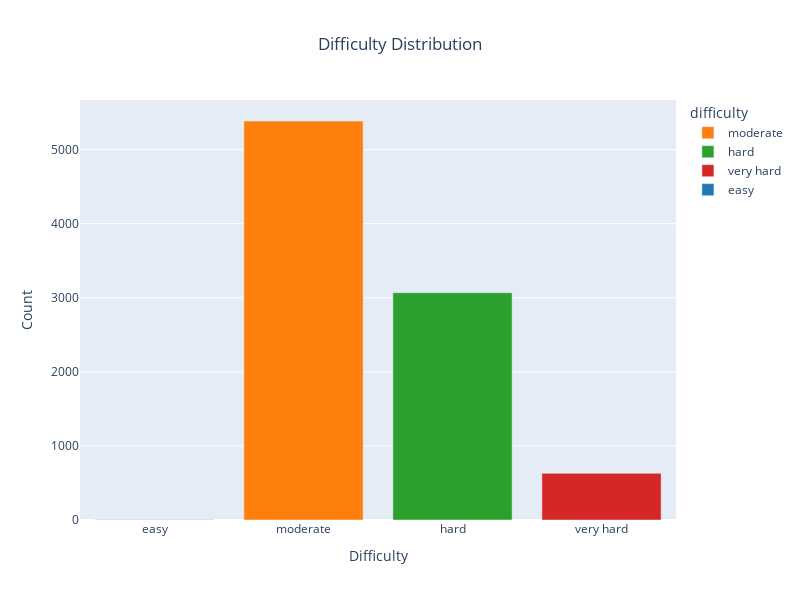

Notebook cell for this chart:
### Markdown cell above
# EDA

### Code cell
# Plot difficulty distribution
difficulty_distribution(
    simulating_tries_difficulty
)

### Figure 1 — Plotly figure (JSON) as saved in the notebook; plotly's stock layout.template omitted (floating-point values rounded to 4 significant figures)
{"data": [{"alignmentgroup": "True", "hovertemplate": "difficulty=%{x}<br>count=%{y}<extra></extra>", "legendgroup": "moderate", "marker": {"color": "#ff7f0e", "pattern": {"shape": ""}}, "name": "moderate", "offsetgroup": "moderate", "orientation": "v", "showlegend": true, "textposition": "auto", "type": "bar", "x": ["moderate"], "xaxis": "x", "y": [5387], "yaxis": "y"}, {"alignmentgroup": "True", "hovertemplate": "difficulty=%{x}<br>count=%{y}<extra></extra>", "legendgroup": "hard", "marker": {"color": "#2ca02c", "pattern": {"shape": ""}}, "name": "hard", "offsetgroup": "hard", "orientation": "v", "showlegend": true, "textposition": "auto", "type": "bar", "x": ["hard"], "xaxis": "x", "y": [3069], "yaxis": "y"}, {"alignmentgroup": "True", "hovertemplate": "difficulty=%{x}<br>count=%{y}<extra></extra>", "legendgroup": "very hard", "marker": {"color": "#d62728", "pattern": {"shape": ""}}, "name": "very hard", "offsetgroup": "very hard", "orientation": "v", "showlegend": true, "textposition": "auto", "type": "bar", "x": ["very hard"], "xaxis": "x", "y": [630], "yaxis": "y"}, {"alignmentgroup": "True", "hovertemplate": "difficulty=%{x}<br>count=%{y}<extra></extra>", "legendgroup": "easy", "marker": {"color": "#1f77b4", "pattern": {"shape": ""}}, "name": "easy", "offsetgroup": "easy", "orientation": "v", "showlegend": true, "textposition": "auto", "type": "bar", "x": ["easy"], "xaxis": "x", "y": [2], "yaxis": "y"}], "layout": {"barmode": "relative", "height": 600, "legend": {"title": {"text": "difficulty"}, "tracegroupgap": 0}, "title": {"text": "Difficulty Distribution", "x": 0.5}, "width": 800, "xaxis": {"anchor": "y", "categoryarray": ["easy", "moderate", "hard", "very hard"], "categoryorder": "array", "domain": [0, 1], "title": {"text": "Difficulty"}}, "yaxis": {"anchor": "x", "domain": [0, 1], "title": {"text": "Count"}}}}
